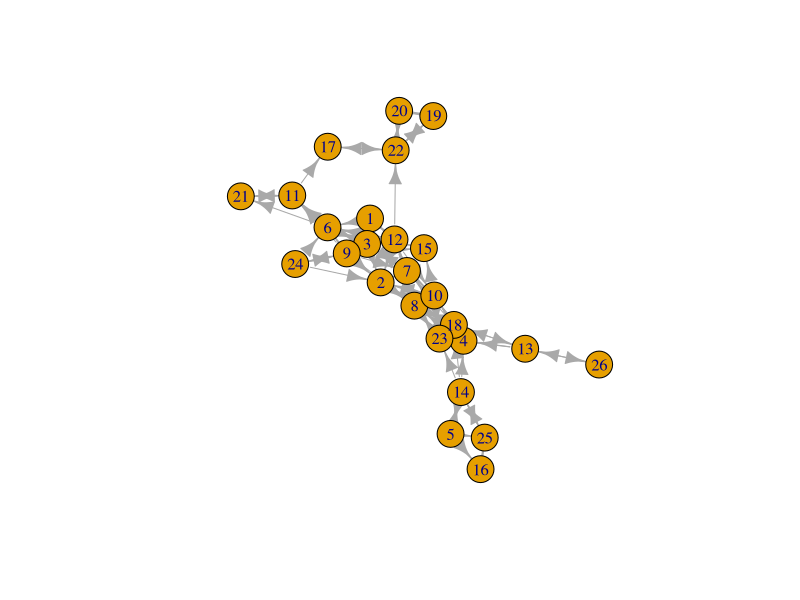
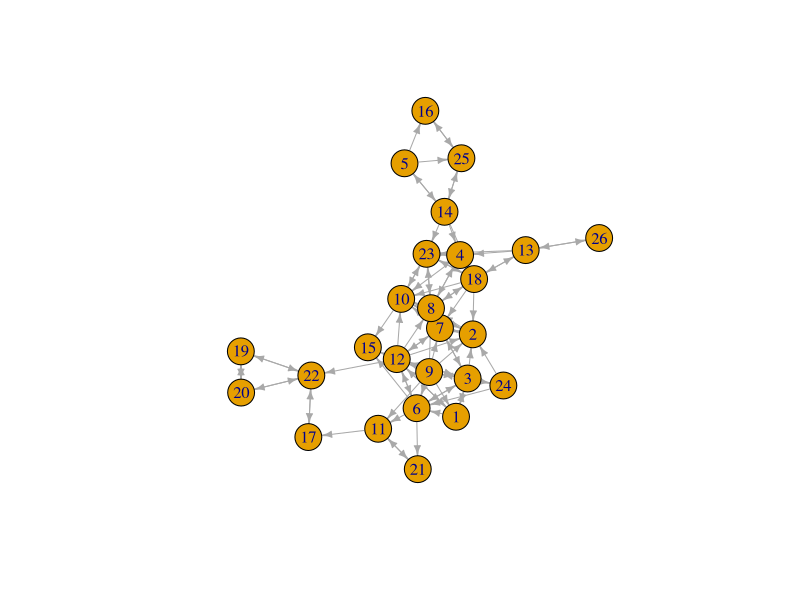
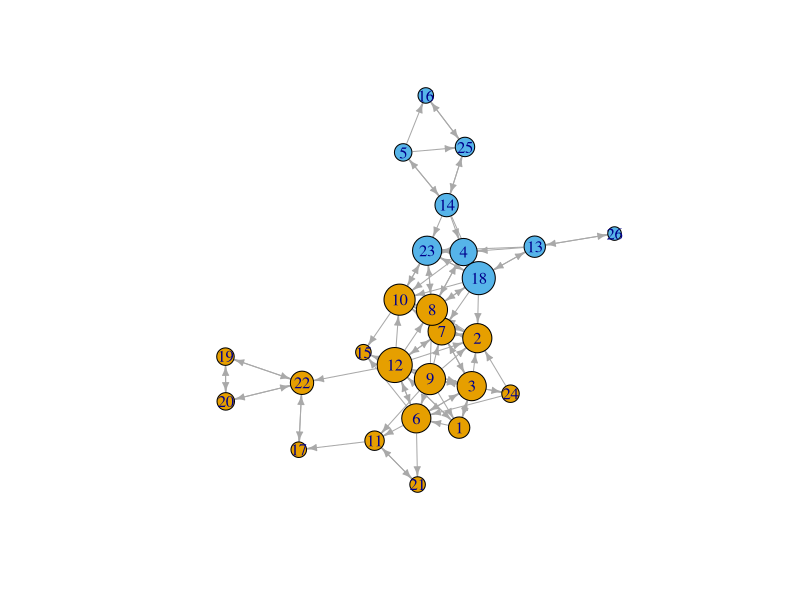
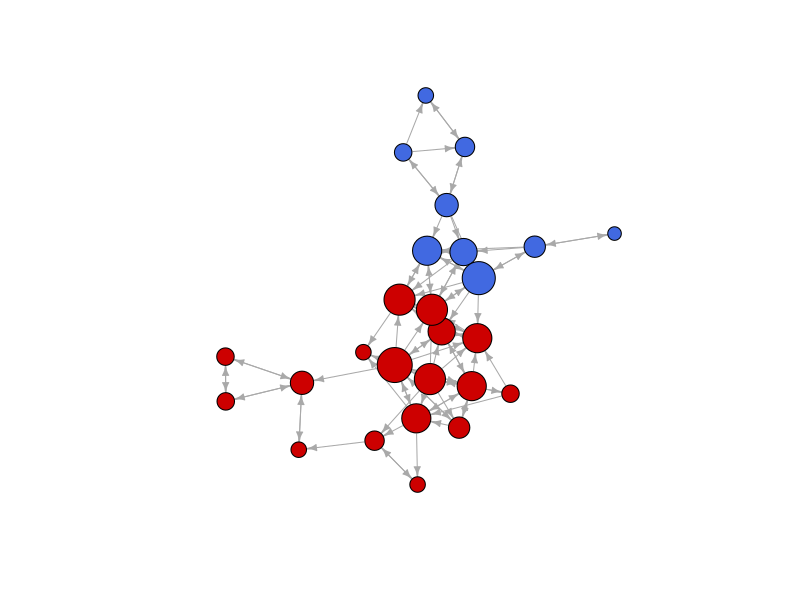

The R source for these figures, in order:
## ---- chunk 1
library(igraph)
library(haven) # to read Stata files
library(reshape2)
library(tidyverse)
## ---- chunk 2
PupilsWaveV <- read_dta(file = "PupilsWaveV.dta")
## ---- chunk 3
class12b <- PupilsWaveV %>% 
  filter(schoolnr == "12b")  # keep only one class
## ---- chunk 4
elist <- class12b %>% 
  select(namenr, friend1:friend12) %>%   # select only the " best friends"  network
  pivot_longer(c(friend1:friend12)) %>% 
  filter(!is.na(value)) %>% # drop the missings
  rename(from ="namenr", to = "value", sourcevar= "name") %>% #just nice for interpretation
  relocate(to, .after=from) #move around the columns

## ---- chunk 5
nodelist <- class12b %>% 
  select(namenr,sex, age) %>% 
  rename(name = "namenr")
## ---- chunk 6
classnet <- graph_from_data_frame(elist, vertices = nodelist)
## ---- chunk 7
is_directed(classnet)
## ---- chunk 8
plot(classnet)
## ---- chunk 9
layout <- layout_with_kk(classnet)
plot(classnet, layout = layout, edge.arrow.size = .5)
## ---- chunk 10
ecount(classnet)
## ---- chunk 11
vcount(classnet)
## ---- chunk 12
edge_density(classnet)
## ---- chunk 13
count_components(classnet)
## ---- chunk 14
diameter(classnet)
## ---- chunk 15
mean_distance(classnet)
## ---- chunk 16
transitivity(classnet, type="average")
## ---- chunk 17
V(classnet)$degree <- igraph::degree(classnet)
## ---- chunk 18
d <- igraph::as_data_frame(classnet, what = "vertices")

t.test(degree ~ sex, alternative = "less", 
       conf.level = .95, 
       var.equal = TRUE, 
       data = d)

## ---- chunk 19
plot(classnet, 
     vertex.size = V(classnet)$degree +5, # Adding 5 to make all nodes somewhat larger 
     vertex.color= V(classnet)$sex, 
     edge.arrow.size = .5,
     layout=layout_with_kk(classnet),
     margin = -.1
     
     )
## ---- chunk 20
plot(classnet, 
     vertex.size = V(classnet)$degree + 5, 
     vertex.color= ifelse(V(classnet)$sex == 2, "royalblue", "red3"), 
     edge.arrow.size = .5,
     layout=layout_with_kk(classnet),
     vertex.label = NA,
     margin = -.1
     
     )
